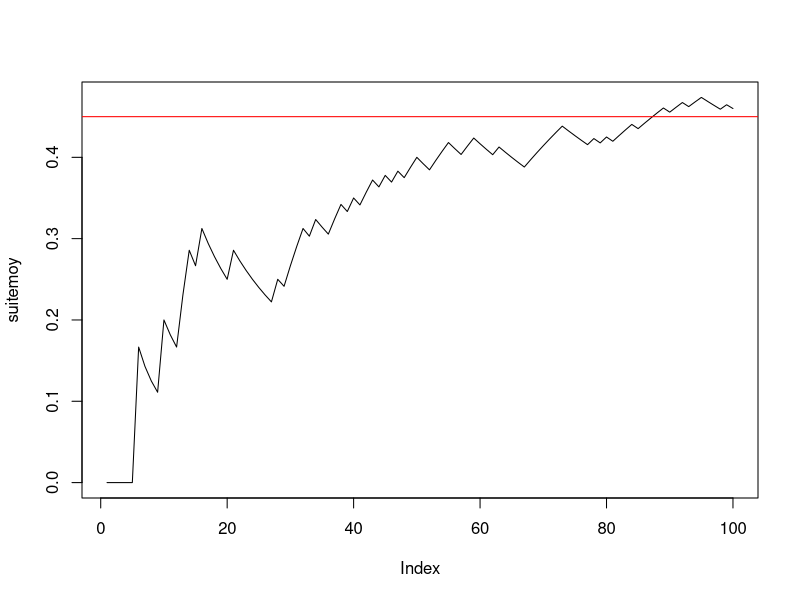

Reproduce this figure in R. (Note: this script raises an error after producing the figure.)

#--------question 1------------
n <- 100
p <- 0.45
x <- rbinom(n, 1, p)
#--------question 2------------
cumsum(x)
taille <- 1:n
suitemoy <- cumsum(x) / taille
#--------question 3------------
plot(suitemoy, type = "l")
abline(h = p, col = "red")

#------------Exercice 2------------------------



#--------question 1------------
n <- 100
mu <- -2
sigma <- 2
xg <- rnorm(n, mu, sigma)
#--------question 2------------
cumsum(xg)
rm(taille)
taille <- 1:n
rm(suitemoyg)
suitemoyg
suitemoyg <- cumsum(xg) / taille
#--------question 3------------
plot(suitemoyg, type = "l", ylim = c(-10, 6))
abline(h = mu, col = "red")


#------------Exercice 3------------------------

#---------question 1--------------------------
mu <- -2
sigma <- 2
n <- 5
x <- rnorm(n, mu, sigma)
moyx <- mean(x)

#---------question 2--------------------------
y <- rnorm(n, mu, sigma)
moyy <- mean(y)
rbind(x, y) -> M
rowMeans(M)

#---------question 3--------------------------
N <- 1000
Mdata <- matrix(rnorm(n * N, mu, sigma), ncol = n, byrow = T)
dim(Mdata)


#---------question 4--------------------------
rowMeans(Mdata) -> moyennes
apply(Mdata, MARGIN = 1, mean)

#---------question 5--------------------------
mean(moyennes) # moyenne empirique des N réalisations de Xbar_n
sd(moyennes) * sqrt((length(moyennes) - 1) / length(moyennes)) # ecart-type empirique
sd(moyennes) # écart-type estimé sans biais = ecart-type empirique corrigé

#---------question 6--------------------------
hist(moyennes, prob = T, main = "Répartition de la moyenne empirique des Xi, i=1,....,n") # la répartition observée de Xbar_n
(abs <- seq(1.2 * min(moyennes), 1.2 * max(moyennes), (max(moyennes) - min(moyennes)) / 100))
points(abs, dnorm(abs, mu, sigma / sqrt(n)), col = 2, type = "l")
abline(v = mean(moyennes), col = 3, lty = "dashed") # moyenne de l'échantillon
abline(v = mu, col = 2) # moyenne théorique mu de la loi de Xbar
# belle adéquation de l'échantillon à la normale, que l'on peut verifier avec dte de Henry
qqnorm(moyennes) # les points sont presque alignés la loi de Xbar_n est donc bien normale
qqline(moyennes, col = 2) # autour de la droite rouge qui passe par les deux points
# (1er quartile theo de la centrée réduite,1er quartile empirique) et
# (3ieme quartile theo de la centrée réduite,3ieme quartile empirique)
# mean(echantillon) et écart-type empirique sd(échantillon)*sqrt((n-1)/n). e
# En effet si on ajoute la droite passant par ces deux points elle se confond
# avec qqline. droite de Henry

(x1 <- qnorm(0.25))
(x2 <- qnorm(0.75))
(y1 <- quantile(moyennes, 0.25, type = 1))
(y2 <- quantile(moyennes, 0.75, type = 1))
abline(y1 - (y2 - y1) * x1 / (x2 - x1), (y2 - y1) / (x2 - x1), col = 3) # droite de Henry

#----------question 7-------------------------
moyennecr <- sqrt(n) * (moyennes - mu) / sigma
hist(moyennecr, prob = T, main = "Répartition observée de la moyenne empirique centrée réduite")
(abscr <- seq(1.2 * min(moyennecr), 1.2 * max(moyennecr), (max(moyennecr) - min(moyennecr)) / 100))
points(abscr, dnorm(abscr), col = 2, type = "l")
abline(v = mean(moyennecr), col = 3, lty = "dashed") # moyenne empirique de l'échantillon
abline(v = 0, col = 2) # moyenne théorique  de la loi normale centrée réduite

qqnorm(moyennecr)
qqline(moyennecr) # droite de Henry

#-----------question 8------------
n <- 50
# puis réexecuter les lignes 67 à 107 : la loi reste gaussienne mais
# l'écart-type de Xbarn est plus petit avec n=50 qu'avec n=2
sd(moyennes)
sigma / sqrt(n)

n <- 2
# puis réexecuter les lignes 67 à 107 : LA LOI EST TOUJOURS GAUSSIENNE MEME AVEC n PETIT
# C'EST UNE PROPRIETES CARACTÉRISTIQUE DE LA LOI NORMALE MAIS QUI NE S'APPLIQUE PAS AUX AUTRES
# LOIS COMME PAR EX A LA BERNOULLI ==> VOIR EXO SUIVANT
sd(moyennes)
# l'écart type empirique est EN REVANCHE plus faible avec n=2 qu'avec n=50 :
# normal il estime sigma/sqrt(n) or :
sigma / sqrt(n)

#####################################################################################
# CE QU'IL FAUT RETENIR DE CET EXERCICE : LA LOI DE XBAR EST GAUSSIENNE SI L'ÉCHANTILLON EST
# GAUSSIEN ET DE TAILLE QUELCONQUE n. LE RESULTAT DU THEOREME CENTRAL LIMITE EST VRAI DANS CE CAS
# POUR TOUT n ET PAS SEULEMENT POUR n GRAND
###################################################################################

###################################################
#------------Exercice 4------------------------
###################################################

#---------question 1--------------------------
p <- 0.45
n <- 5
N <- 100
rm(Mdata) # efface l'objet précedemment créé Mdata

Mdata <- matrix(rbinom(n * N, 1, p), ncol = n, byrow = T) # N échantillons de taille n disposés en lignes
dim(Mdata) # dimension de la matrice N lignes et n colonnes

(rowMeans(Mdata) -> moyennes) # calcule les moyennes pour les N, n-échantillons tirés.


mean(moyennes) # moyenne empirique des N réalisations de Xbar_n
sd(moyennes) * sqrt((length(moyennes) - 1) / length(moyennes)) # ecart-type empirique
sd(moyennes) # écart-type estimé sans biais = ecart-type empirique corrigé

#---------histogramme de xbar_n--------------------------
hist(moyennes, prob = T, ylim = c(0, max(dnorm(p, p, sqrt(p * (1 - p) / n)), 4)), main = "Répartition de la moyenne empirique des Xi, i=1,....,n") # la répartition observée de Xbar_n
(abs <- seq(.8 * min(moyennes), 1.2 * max(moyennes), (max(moyennes) - min(moyennes)) / 100))
points(abs, dnorm(abs, p, sqrt(p * (1 - p) / n)), col = 2, type = "l")
abline(v = mean(moyennes), col = 3, lty = "dashed") # moyenne de l'échantillon
abline(v = p, col = 2) # moyenne théorique mu de la loi de Xbar
qqnorm(moyennes) # vraiment pas gaussien !
qqline(moyennes, col = 2)
# AUCUNE ADEQUATION  de l'échantillon à la normale CAR n EST TROP PETIT ET LE TCL N'EST
# PAS VERIFIE. ON REFAIT LA SIMUL AVEC n=200 :

n <- 200
# puis réeéxuter les lignes 142 à 161

# EUREKA CA MARCHE BEAUCOUP MIEUX ET ON A BIEN UNE REPARTITION GAUSSIENNE CAR n EST SUFFISAMMENT GRAND POUR
# QUE LE TCL SOIT VERIFIE !
######################################

qqnorm(moyennes)
qqline(moyennes, col = "red")

# Si on augmente N on améliore l'estimation de la densité de Xbarn par l'histogramme
# des N réalisations de Xbarn mais si n est petit on n'observe pas un histogramme
# ressemblant à une gaussienne puisque le TCL ne s'applique que si n est assez grand.
# Essayer avec
N <- 1000
n <- 4
# puis lignes 142 à 159.
N <- 1000
n <- 100
# puis lignes 142 à 159.